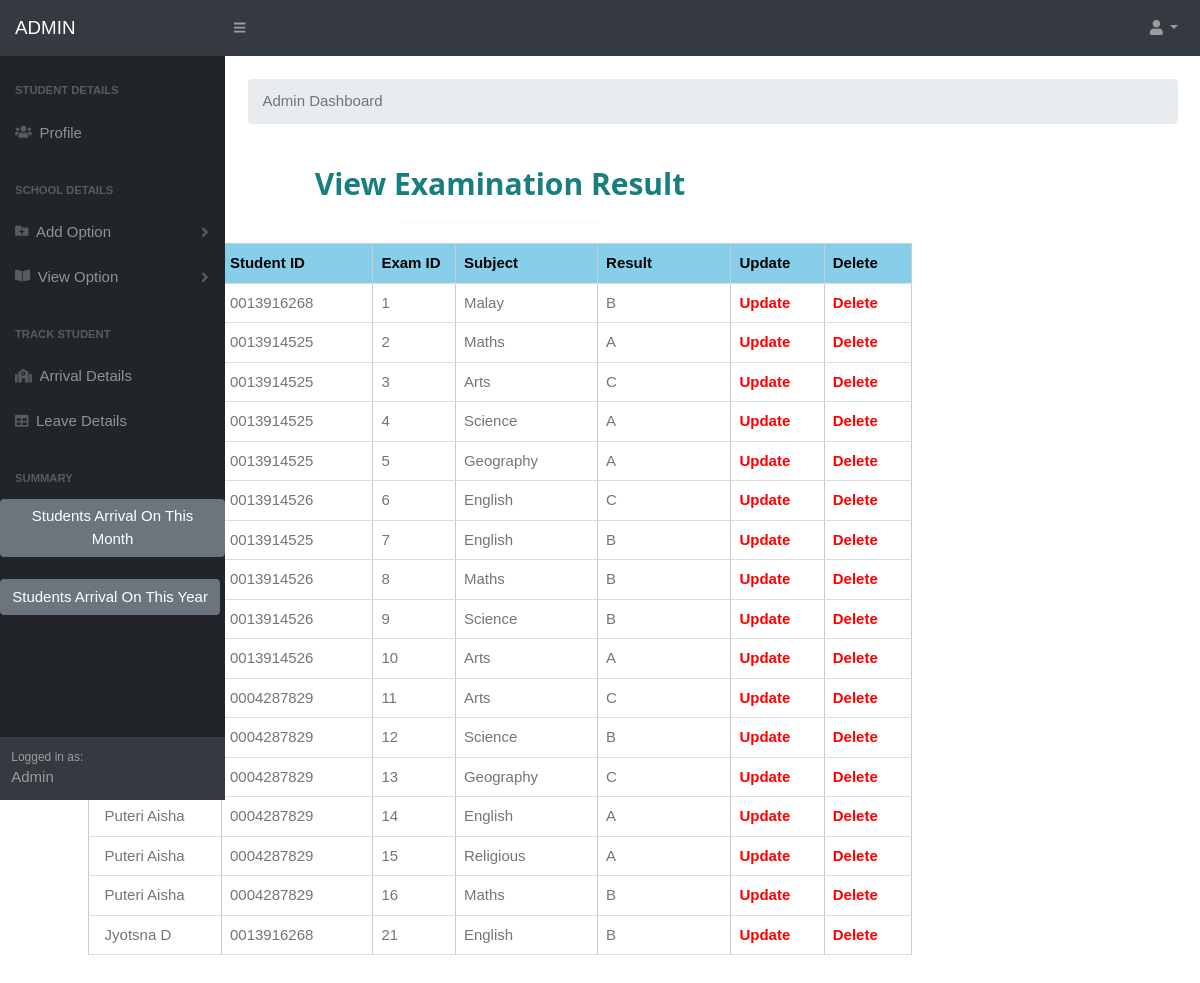
The app's page /viewexamresult.php (signed in) with its own data.
### tables this page shows
CREATE TABLE `examresult` (
  `id` int(11) NOT NULL,
  `sname` varchar(100) NOT NULL,
  `sid` varchar(100) NOT NULL,
  `subject` varchar(15) NOT NULL,
  `result` varchar(100) NOT NULL
);

### viewexamresult.php (the view, shortened to what this page needs)
<?php
$aid= $_SESSION['aid'];
if(empty($aid))
{
	echo "<script>window.location.href='adminlogin.php'</script>";
}
else
{
	include('adminmenu.php');
	include('connect.php');
	?>
	<html>
      <link rel="stylesheet"href="styles.css" >
      <link rel="stylesheet" href="w.css">
      <link href="https://cdn.datatables.net/1.10.20/css/dataTables.bootstrap4.min.css" rel="stylesheet" />
<body>
<form method='POST'>
<div class="w3-padding-large" id="main" style='position:absolute; top: 80px; right:200px;'>
<div class="w3-content w3-justify w3-text-grey w3-padding-64" id="about"  style='width:90%'>
    <center>
	<h2 class="w3-center" style='color:#177F7D'><b>View Examination Result</b></h2>
       <hr style="width:200px" class="w3-opacity">
	   <?php
	   $sel="select * from examresult";
	   $res=$con->query($sel);
	   if(mysqli_num_rows($res)==0)
	   {
		  echo "<table align='center'><tr align='center'><td style='color:red'><b>No data found</b></td></tr></table>";
	   }
	   else
	   {
		   echo"
		   <div class='w3-container'>
	   <table class='w3-table-all w3-hoverable' border='1' cellspacing='0' cellpadding='0' width='95%' >
	   <thead>
    <tr class='w3-light-blue'>
      <th>Student Name</th>
	    <th>Student ID</th>
	    <th>Exam ID</th>
	    <th>Subject</th>
      <th>Result</th>
	   <th>Update</th>
	   <th>Delete</th>
		</tr>
    </thead>   ";
		   while($data=mysqli_fetch_array($res))
		   {
        $sname=$data['sname'];
			  $sid=$data['sid'];
        $examid=$data['id'];
			  $subject=$data['subject'];
        $result=$data['result'];
			  echo"
    <tbody bgcolor='#f6f6f6'>
    <tr align='center'>
    <td width='10%'>".$sname."</td>
    <td width='10%'>".$sid."</td>
    <td width='5%'>".$examid."</td>
		<td width='10%'>".$subject."</td>
    <td width='10%'>".$result."</td>
		<td width='5%'>
		<a href='updateexamresult.php?examid=".$examid."' style='font-weight:bold;color:	red'>
         Update
        </a>
		</td>
		<td width='5%'>
		<a href='deleteexamresult.php?examid=".$examid."' style='font-weight:bold;color:red'>
         Delete
        </a>
		</td>
      </tr>
    </tbody>";
		   }
	   }
	   ?>
	   </table>
	   </div>
	   </div>
	   </div>
	   </form>
	   </body>
	   <br><br><br>
<?php
}
?>

### w.css (style rules this page uses)
html { box-sizing:border-box }
*,*:before,*:after { box-sizing:inherit }
html { -ms-text-size-adjust:100%;-webkit-text-size-adjust:100% }
body { margin:0 }
a { background-color:transparent;-webkit-text-decoration-skip:objects }
hr { box-sizing:content-box;height:0;overflow:visible }
html,body { font-family:Verdana,sans-serif;font-size:15px;line-height:1.5 }
html { overflow-x:hidden }
h1,h2,h3,h4,h5,h6,.w3-slim,.w3-wide { font-family:"Segoe UI",Arial,sans-serif }
h2 { font-size:30px }
h1,h2,h3,h4,h5,h6 { font-weight:400;margin:10px 0 }
hr { border:0;border-top:1px solid #eee;margin:20px 0 }
a { color:inherit }
.w3-table,.w3-table-all { border-collapse:collapse;border-spacing:0;width:100%;display:table }
.w3-table-all { border:1px solid #ccc }
.w3-bordered tr,.w3-table-all tr { border-bottom:1px solid #ddd }
.w3-table-all tr:nth-child(odd) { background-color:#fff }
.w3-table td,.w3-table th,.w3-table-all td,.w3-table-all th { padding:8px 8px;display:table-cell;text-align:left;vertical-align:top }
.w3-table th:first-child,.w3-table td:first-child,.w3-table-all th:first-child,.w3-table-all td:first-child { padding-left:16px }
.w3-btn,.w3-btn-floating,.w3-dropnav a,.w3-btn-floating-large,.w3-btn-block, .w3-navbar a,.w3-navblock a,.w3-sidenav a,.w3-pagination li a,.w3-hoverable tbody tr,.w3-hoverable li, .w3-accordion-content a,.w3-dropdown-content a,.w3-dropdown-click:hover,.w3-dropdown-hover:hover,.w3-opennav,.w3-closenav,.w3-closebtn,*[class*="w3-hover-"] { -webkit-transition:background-color .25s,color .15s,box-shadow .25s,opacity 0.25s,filter 0.25s,border 0.15s;transition:background-color .25s,color .15s,box-shadow .15s,opacity .25s,filter .25s,border .15s }
.w3-main,#main { transition:margin-left .4s }
.w3-container:after,.w3-container:before,.w3-panel:after,.w3-panel:before,.w3-row:after,.w3-row:before,.w3-row-padding:after,.w3-row-padding:before,.w3-cell-row:before,.w3-cell-row:after, .w3-topnav:after,.w3-topnav:before,.w3-clear:after,.w3-clear:before,.w3-btn-group:before,.w3-btn-group:after,.w3-btn-bar:before,.w3-btn-bar:after,.w3-bar:before,.w3-bar:after { content:"";display:table;clear:both }
.w3-content { max-width:980px;margin:auto }
.w3-justify { text-align:justify!important }
.w3-center { text-align:center!important }
.w3-padding-large { padding:12px 24px!important }
.w3-padding-64 { padding-top:64px!important;padding-bottom:64px!important }
.w3-container { padding:0.01em 16px }
.w3-opacity,.w3-hover-opacity:hover { opacity:0.60;-webkit-backface-visibility:hidden; color: white }
.w3-light-blue,.w3-hover-light-blue:hover { color:#000!important;background-color:#87CEEB!important }
.w3-text-grey,.w3-hover-text-grey:hover,.w3-text-gray,.w3-hover-text-gray:hover { color:#757575!important }

### records on screen
examresult: sid "0013916268", id "1", subject "Malay", result "B"
examresult: sid "0013914525", id "2", subject "Maths", result "A"
examresult: sid "0013914525", id "3", subject "Arts", result "C"
examresult: sid "0013914525", id "4", subject "Science", result "A"
examresult: sid "0013914525", id "5", subject "Geography", result "A"
examresult: sid "0013914526", id "6", subject "English", result "C"
examresult: sid "0013914525", id "7", subject "English", result "B"
examresult: sid "0013914526", id "8", subject "Maths", result "B"
examresult: sid "0013914526", id "9", subject "Science", result "B"
examresult: sid "0013914526", id "10", subject "Arts", result "A"
examresult: sid "0004287829", id "11", subject "Arts", result "C"
examresult: sid "0004287829", id "12", subject "Science", result "B"
examresult: sid "0004287829", id "13", subject "Geography", result "C"
examresult: sname "Puteri Aisha", sid "0004287829", id "14", subject "English", result "A"
examresult: sname "Puteri Aisha", sid "0004287829", id "15", subject "Religious", result "A"
examresult: sname "Puteri Aisha", sid "0004287829", id "16", subject "Maths", result "B"
examresult: sname "Jyotsna D", sid "0013916268", id "21", subject "English", result "B"
